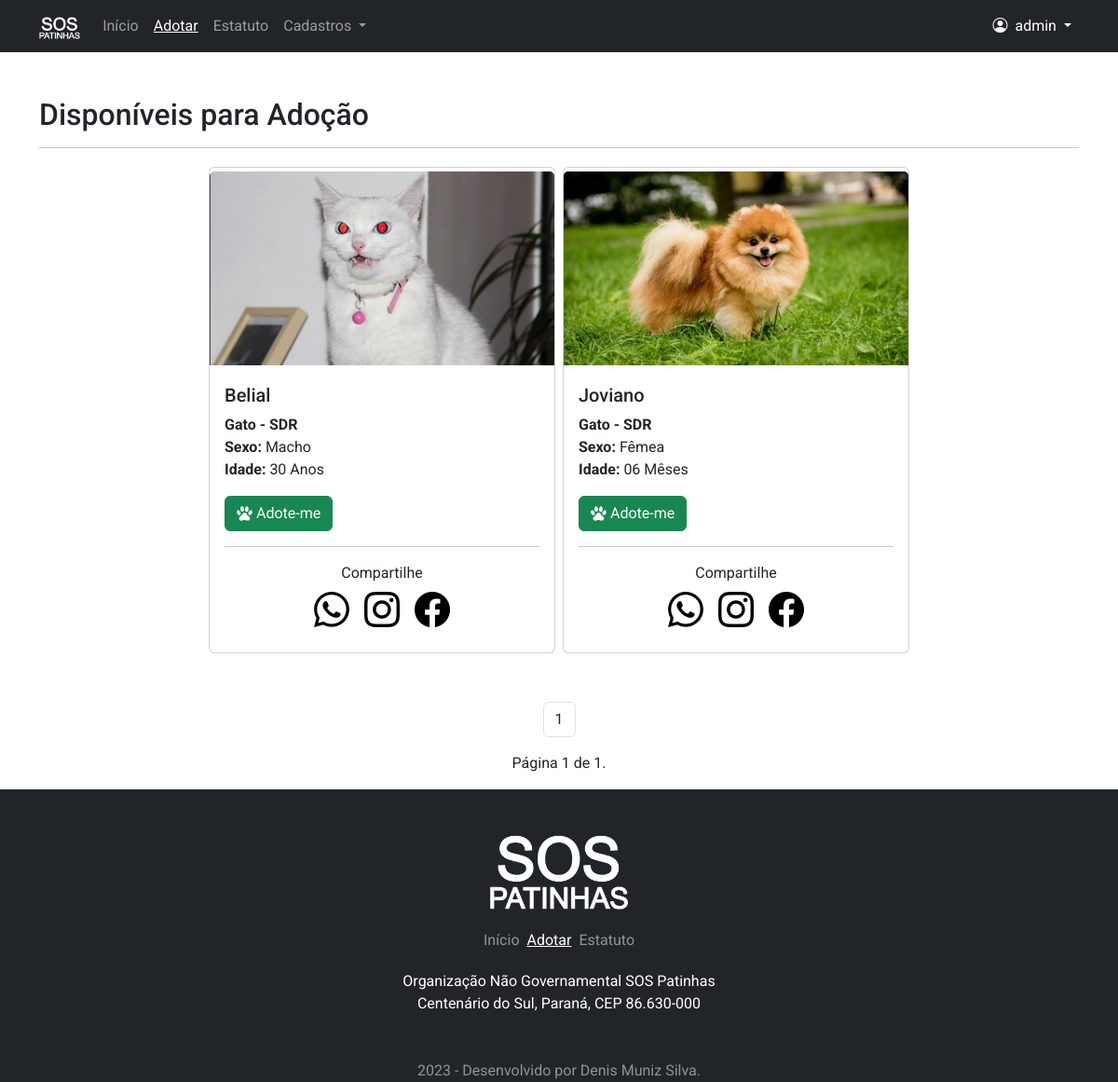
Page /adocao (signed in) on the committed database.
### pet/models.py (models this page shows, shortened)
class Adocao(models.Model):
    VAR_SEXO = [
        ('Indefinido', 'Indefinido'),
        ('Macho', 'Macho'),
        ('Fêmea', 'Fêmea'),
    ]
    VAR_STATUS = [
        ('d', 'Disponível'),
        ('a', 'Adotado'),
        ('c', 'Adoção Cancelada'),
    ]
    VAR_IDADE = [
        ('Desconhecida', 'Desconhecida'),
        ('01 Mês', '01 Mês'),
        ('02 Mêses', '02 Mêses'),
        ('03 Mêses', '03 Mêses'),
        ('04 Mêses', '04 Mêses'),
        ('05 Mêses', '05 Mêses'),
        ('06 Mêses', '06 Mêses'),
        ('07 Mêses', '07 Mêses'),
        ('08 Mêses', '08 Mêses'),
        ('09 Mêses', '09 Mêses'),
        ('10 Mêses', '10 Mêses'),
        ('11 Mêses', '11 Mêses'),
        ('01 Ano', '01 Ano'),
        ('02 Anos', '02 Anos'),
        ('03 Anos', '03 Anos'),
        ('04 Anos', '04 Anos'),
        ('05 Anos', '05 Anos'),
        ('06 Anos', '06 Anos'),
        ('07 Anos', '07 Anos'),
        ('08 Anos', '08 Anos'),
        ('09 Anos', '09 Anos'),
        ('10 Anos', '10 Anos'),
        ('11 Anos', '11 Anos'),
        ('12 Anos', '12 Anos'),
        ('13 Anos', '13 Anos'),
        ('14 Anos', '14 Anos'),
        ('15 Anos', '15 Anos'),
        ('16 Anos', '16 Anos'),
        ('17 Anos', '17 Anos'),
        ('18 Anos', '18 Anos'),
        ('19 Anos', '19 Anos'),
        ('20 Anos', '20 Anos'),
        ('21 Anos', '21 Anos'),
        ('22 Anos', '22 Anos'),
        ('23 Anos', '23 Anos'),
        ('24 Anos', '24 Anos'),
        ('25 Anos', '25 Anos'),
        ('26 Anos', '26 Anos'),
        ('27 Anos', '27 Anos'),
        ('28 Anos', '28 Anos'),
        ('29 Anos', '29 Anos'),
        ('30 Anos', '30 Anos'),
    ]
    cadastrado_em = models.DateTimeField(auto_now_add=True)
    cadastrado_por = models.ForeignKey(User, on_delete=models.PROTECT, verbose_name='Cadastrante')
    nome_dono = models.CharField(
        max_length=200, verbose_name='Nome Completo do Dono')
    email_1 = models.EmailField(
        max_length=150, verbose_name='E-mail 01', null=True, blank=True)
    email_2 = models.EmailField(
        max_length=150, verbose_name='E-mail 02', null=True, blank=True)
    fone_1 = models.CharField(max_length=15, verbose_name='Fone 01')
    fone_2 = models.CharField(
        max_length=15, verbose_name='Fone 02', null=True, blank=True)
    fone_3 = models.CharField(
        max_length=15, verbose_name='Fone 03', null=True, blank=True)
    obs = models.TextField(
        max_length=2000, verbose_name='Observações', null=True, blank=True)
    cep = models.CharField(
        max_length=8, verbose_name='CEP', null=True, blank=True)
    estado = models.CharField(
        max_length=2, verbose_name='Estado', null=True, blank=True)
    cidade = models.CharField(
        max_length=200, verbose_name='Cidade', null=True, blank=True)
    bairro = models.CharField(
        max_length=200, verbose_name='Bairro', null=True, blank=True)
    endereco = models.CharField(
        max_length=250, verbose_name='Endereço', null=True, blank=True)
    numero = models.IntegerField(
        default=0, verbose_name='Número', null=True, blank=True)
    complemento = models.TextField(
        max_length=2000, verbose_name='Complemento', null=True, blank=True)
    nome_pet = models.CharField(max_length=200, verbose_name='Nome do Pet')
    idade = models.CharField(max_length=15, choices=VAR_IDADE)
    especie = models.ForeignKey(
        Especie, on_delete=models.PROTECT, verbose_name='Especie')
    raca = models.ForeignKey(
        Raca, on_delete=models.PROTECT, verbose_name='Raça')
    sexo = models.CharField(max_length=10, choices=VAR_SEXO)
    qualidades = models.CharField(max_length=2000, verbose_name='Qualidades')
    img = models.ImageField(upload_to='Adocao_fotos/', verbose_name='Foto')
    status = models.CharField(max_length=1, choices=VAR_STATUS)

class Raca(models.Model):
    especie = models.ForeignKey(
        Especie, on_delete=models.PROTECT, verbose_name='Especie')
    raca = models.CharField(max_length=150, verbose_name='Raça')
    def __str__(self):
        return f"{self.especie.nome} - {self.raca}"

class Especie(models.Model):
    nome = models.CharField(
        max_length=150, verbose_name='Nome', unique=True, null=False)

### pet/views.py (the view)
# urls.py: path('adocao', PaginaAdotar.as_view(), name='adotar'),
class PaginaAdotar(ListView):
    paginate_by = 10
    model = Adocao
    template_name = 'pet/divulgar.html'
    def get_queryset(self):
        self.object_list = Adocao.objects.filter(status='d')
        return self.object_list

### pet/templates/pet/divulgar.html (shortened to what this page needs)
{% extends 'base.html' %}
{% load static %}
{% block menuativo2 %} active {% endblock %}
{% block footerativo2 %} active {% endblock %}
{% block pagina %}
<div class="container py-5">
    <h2>Disponíveis para Adoção</h2>
    <hr>
    <section class="row justify-content-center">
        {% for item in object_list %}
        <div class="p-1 col-12 col-sm-12 col-md-4">
            <div class="card">
                <img src="{% url 'inicio' %}{{item.img}}" class="card-img-top img-card my-1" alt="Foto do Pet">
                <div class="card-body">
                    <h5 class="card-title">{{item.nome_pet}}</h5>
                    <p class="card-text">
                        <b>{{item.raca}}</b><br>
                        <b>Sexo:</b> {{item.sexo}}<br>
                        <b>Idade:</b> {{item.idade}}<br>
                    </p>
                    <a href="{% url 'perfil-pet' item.id %}" class="btn btn-success">
                        <div class="d-flex align-self-center"><img src="{% static 'img/icone.svg' %}"
                                class="me-1 align-self-center ico-card-adotar" alt=".">Adote-me</div>
                    </a>
                    <hr>
                    <span class="d-flex justify-content-center fs-7">Compartilhe</span>
                    <div class="d-flex justify-content-center redes-sociais">
                        <a href="https://api.whatsapp.com/send?text={% url 'perfil-pet' item.id %}" class="ms-2 me-2">
                            <i class="bi bi-whatsapp"></i>
                        </a>
                        <a href="#" class="ms-2 me-2" target="_blank">
                            <i class="bi bi-instagram"></i>
                        </a>
                        <a href="#" class="ms-2 me-2" target="_blank">
                            <i class="bi bi-facebook"></i>
                        </a>
                    </div>
                </div>
            </div>
        </div>
        {% empty %}
        <p>
            Nao existem pets disponíveis para adoção no momento.
        </p>
        {% endfor %}
    </section>
</div>
<nav class="container d-flex justify-content-center">
    <ul class="pagination">
        {% for i in page_obj.paginator.page_range %}
            {% if page_obj.number == i %}
            <li class="page-item">
                <a class="page-link text-dark" href="#">{{ i }} </a>
            </li>
            {% else %}
            <li class="page-item">
                <a class="page-link text-dark" href="?page={{ i }}">{{ i }}</a>
            </li>
            {% endif %}
        {% endfor %}
    </ul>
</nav>
<div class="container text-dark mb-3 text-center">
    Página {{ page_obj.number }} de {{ page_obj.paginator.num_pages }}.
</div>
{% endblock %}

### templates/base.html (shortened to what this page needs)
<!doctype html>
{% load static %}
<html lang="pt-br">
<head>
    <link href="https://cdn.jsdelivr.net/npm/bootstrap@5.2.3/dist/css/bootstrap.min.css" rel="stylesheet"
>
    <link rel="stylesheet" href="{% static 'css/main.css' %}">
    <link rel="stylesheet" href="https://cdn.jsdelivr.net/npm/bootstrap-icons@1.10.3/font/bootstrap-icons.css">
</head>
<body>
    {% block menu %}
    <header>
        <div class="bg-dark">
            <nav class="container navbar navbar-dark bg-dark navbar-expand-lg ">
                <div class="container-fluid">
                    <a class="navbar-brand" href="{% url 'inicio' %}">
                        <img src="{% static 'img/sos.png' %}" alt="Logo" height="24">
                    </a>
                    <div class="collapse navbar-collapse" id="navbarSupportedContent">
                        <ul class="navbar-nav me-auto mb-2 mb-lg-0">
                            <li class="nav-item">
                                <a class="nav-link {% block menuativo1 %} {% endblock %}" aria-current="page"
                                    href="{% url 'inicio' %}">Início</a>
                            </li>
                            <li class="nav-item">
                                <a class="nav-link {% block menuativo2 %} {% endblock %}"
                                    href="{% url 'adotar' %}">Adotar</a>
                            </li>
                            <li class="nav-item">
                                <a class="nav-link {% block menuativo3 %} {% endblock %}"
                                    href="{% url 'estatuto' %}">Estatuto</a>
                            </li>
                            {% if request.user.is_authenticated %}
                            <li class="nav-item dropdown">
                                <a class="nav-link dropdown-toggle" href="#" role="button" data-bs-toggle="dropdown"
                                    aria-expanded="false">
                                    Cadastros
                                </a>
                            </li>
                            {% endif %}
                        </ul>
                        <div class="d-flex justify-content-end">
                            {% if request.user.is_authenticated %}
                            <ul class="navbar-nav me-auto mb-2 mb-lg-0">
                                <li class="nav-item dropdown ">
                                    <a class="nav-link dropdown-toggle text-white" href="#" role="button"
                                        data-bs-toggle="dropdown" aria-expanded="false">
                                        <i class="bi bi-person-circle me-1"></i>
                                        {{ request.user }}
                                    </a>
                                </li>
                            </ul>
                            {% endif %}
                        </div>
                    </div>
                </div>
            </nav>
        </div>
    </header>
    {% endblock %}
    {% block pagina %}
    {% endblock %}
    {% block footer %}
    <footer class="bg-dark pt-5">
        <div class="container d-block">
            <div class="d-flex justify-content-center pb-3">
                <img src="{% static 'img/sos.png' %}" alt="Logo" class="img-rodape">
            </div>
            <div class="d-flex justify-content-center ">
                <a href="{% url 'inicio' %}"
                    class="fst-normal {% block footerativo1 %} rodapelinks {% endblock %} p-1">Início</a>
                <a href="{% url 'adotar' %}"
                    class="fst-normal {% block footerativo2 %} rodapelinks {% endblock %} p-1">Adotar</a>
                <a href="{% url 'estatuto'  %}"
                    class="fst-normal {% block footerativo3 %} rodapelinks {% endblock %} p-1">Estatuto</a>
            </div>
            <div class="text-center text-white bg-dark p-3">
                <p>
                    Organização Não Governamental SOS Patinhas<br>
                    Centenário do Sul, Paraná, CEP 86.630-000
                </p>
            </div>
            <div class="text-center text-white-50 bg-dark pt-3">
                2023 - Desenvolvido por Denis Muniz Silva.
            </div>
        </div>
    </footer>
    {% endblock %}
</body>
</html>

### static/css/main.css (style rules this page uses)
* { font-family: 'Mountains of Christmas', cursive; font-family: 'Roboto', sans-serif; }
.img-rodape { max-width: 150px; width: 100%; display: block; }
.redes-sociais i { font-size: 38px; color: rgb(0, 0, 0); }
.active { color: white; text-decoration: underline white; }
.rodapelinks { text-decoration: none; color: rgba(255, 255, 255, 0.5); }
.ico-card-adotar { filter: invert(100%); height: 1em; }
.img-card { max-height: 33%; background-color: rgb(85, 84, 84); }

### rows in the picture
Adocao: img (picture), nome_pet "Belial", raca "Gato - SDR", sexo "Macho", idade "30 Anos"
Adocao: img (picture), nome_pet "Joviano", raca "Gato - SDR", sexo "Fêmea", idade "06 Mêses"

### other values in the picture
{{ request.user }} "admin"
{{ i }} "1"
{{ page_obj.number }} "1"
{{ page_obj.paginator.num_pages }} "1"
